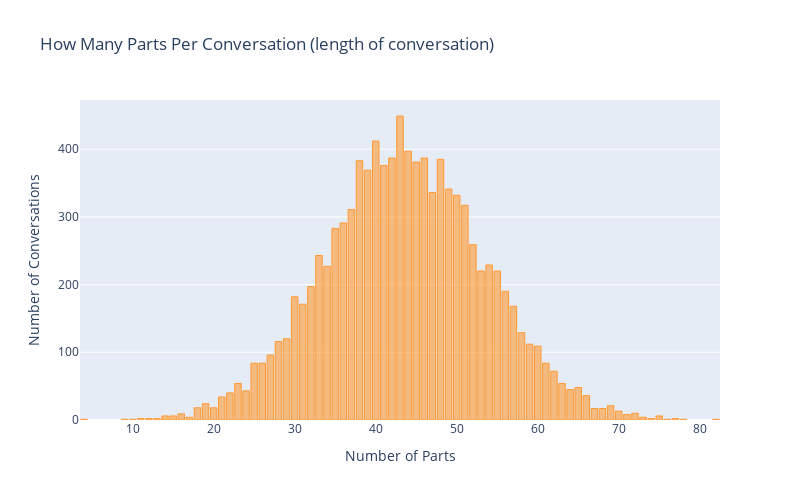

Notebook code cell kept with this figure:
### Code cell
layout = cf.Layout(
    height = 500,
    width = 800,
    yaxis = dict(
    title = 'Number of Conversations'),
    xaxis = dict(
    title = 'Number of Parts'),
    title = 'How Many Parts Per Conversation (length of conversation)'
)

fig = df_conversation.groupby('parts').agg({'contact_id':'count'}).\
    iplot(kind='bar',
          fill=True,
          width=2,
          asFigure=True,
          layout = layout)

    

fig.show()

### Figure 1 — Plotly figure (JSON) as saved in the notebook; plotly's stock layout.template omitted (floating-point values rounded to 4 significant figures)
{"data": [{"marker": {"color": "rgba(255, 153, 51, 0.6)", "line": {"color": "rgba(255, 153, 51, 1.0)", "width": 1}}, "name": "contact_id", "orientation": "v", "text": "", "type": "bar", "x": [4, 9, 10, 11, 12, 13, 14, 15, 16, 17, 18, 19, 20, 21, 22, 23, 24, 25, 26, 27, 28, 29, 30, 31, 32, 33, 34, 35, 36, 37, 38, 39, 40, 41, 42, 43, 44, 45, 46, 47, 48, 49, 50, 51, 52, 53, 54, 55, 56, 57, 58, 59, 60, 61, 62, 63, 64, 65, 66, 67, 68, 69, 70, 71, 72, 73, 74, 75, 76, 77, 78, 82], "y": [1, 1, 1, 2, 2, 2, 6, 6, 9, 4, 18, 24, 18, 34, 40, 54, 43, 84, 84, 96, 116, 120, 182, 171, 197, 243, 227, 283, 291, 311, 383, 369, 412, 376, 387, 449, 397, 381, 387, 336, 385, 341, 332, 317, 259, 220, 229, 220, 190, 168, 129, 112, 109, 84, 72, 54, 45, 48, 36, 17, 17, 21, 13, 8, 10, 4, 2, 6, 1, 2, 1, 1]}], "layout": {"height": 500, "title": {"text": "How Many Parts Per Conversation (length of conversation)"}, "width": 800, "xaxis": {"title": {"text": "Number of Parts"}}, "yaxis": {"title": {"text": "Number of Conversations"}}}}
